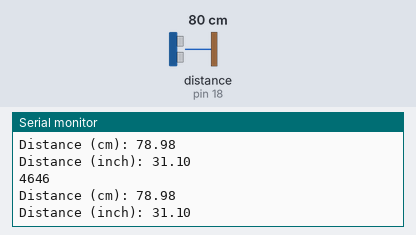
Recording of a sketch running on a simulated Arduino Uno, built with avr-gcc and run on an emulated ATmega328P. Parts: the last lines printed to the serial monitor. Wiring (inferred from the names in the program): ultrasonic range finder: trigger pin 5; echo pin 18. Inputs (shaded band) come from the test bench; at power-on: distance to the obstacle (sensor on pin 18) 80 cm. The echo pulse lasts 58.3 µs per cm.

Above: at 2.2 s.
2.3 s: distance to the obstacle (sensor on pin 18) set to 2 cm
At 3.6 s:
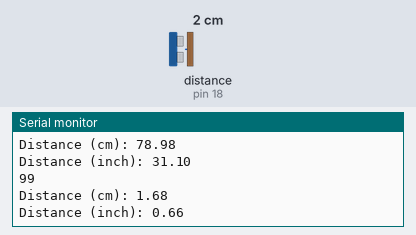
3.8 s: distance to the obstacle (sensor on pin 18) set to 4 cm
At 4.8 s:
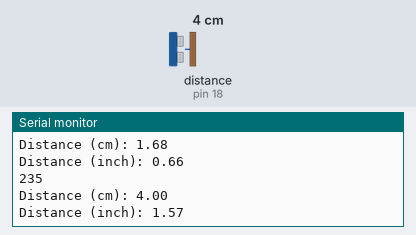
Timing chart, 0 to 6.8 s (numbered marks = the images above; inputs shaded):
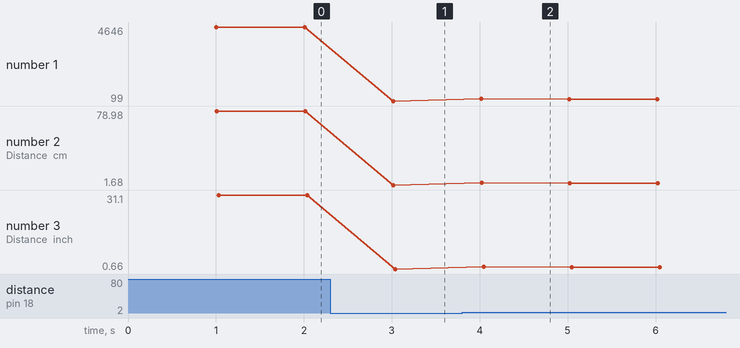

The sketch:

Ultrasonico.ino
```cpp
#include <SPI.h>
#include <Adafruit_GFX.h>
#include <Adafruit_PCD8544.h>


//Mi medidor de distancia
const int trigPin = 5; // Pin conectado al Trigger del sensor ultrasónico
const int echoPin = 18; // Pin conectado al Echo del sensor ultrasónico
// Definir la velocidad del sonido en cm/us
#define SOUND_SPEED 0.034 // Velocidad del sonido en cm/us
#define CM_TO_INCH 0.393701 // Conversión de centímetros a pulgadas
long duration; // Variable para almacenar el tiempo que tarda el eco en volver
float distanceCm; // Variable para almacenar la distancia en centímetros
float distanceInch; // Variable para almacenar la distancia en pulgadas

void setup()
{
  Serial.begin(9600);
  pinMode(trigPin, OUTPUT); // Configurar el pin Trigger como salida
  pinMode(echoPin, INPUT); // Configurar el pin Echo como entrada


  delay(1000);

}

void loop()
{
  // Calcular distancia
  digitalWrite(trigPin, LOW); // Asegurarse de que el Trigger está apagado
  delayMicroseconds(2);
  // Enviar una señal de 10 microsegundos al Trigger
  digitalWrite(trigPin, HIGH);
  delayMicroseconds(10);
  digitalWrite(trigPin, LOW);
  // Leer el tiempo de viaje del pulso usando el pin Echo
  duration = pulseIn(echoPin, HIGH);
  Serial.println(duration);
  // Calcular la distancia en centímetros
  distanceCm = duration * SOUND_SPEED / 2;
  // Convertir la distancia a pulgadas
  distanceInch = distanceCm * CM_TO_INCH;
  // Mostrar la distancia en el Monitor Serial
  Serial.print("Distance (cm): ");
  Serial.println(distanceCm);
  Serial.print("Distance (inch): ");
  Serial.println(distanceInch);


  delay(1000);
}
```

Measured:
- after the input at 2.3 s, the serial monitor: prints a new line after 0.71 s (image 1)
- after the input at 3.8 s, the serial monitor: prints a new line after 0.22 s (image 2)
- plotted number 1: 4646 → 99 after the input at 2.3 s, 99 → 215 after the input at 3.8 s
- plotted number 2: 78.98 → 1.68 after the input at 2.3 s, 1.68 → 3.66 after the input at 3.8 s
- plotted number 3: 31.1 → 0.66 after the input at 2.3 s, 0.66 → 1.44 after the input at 3.8 s
